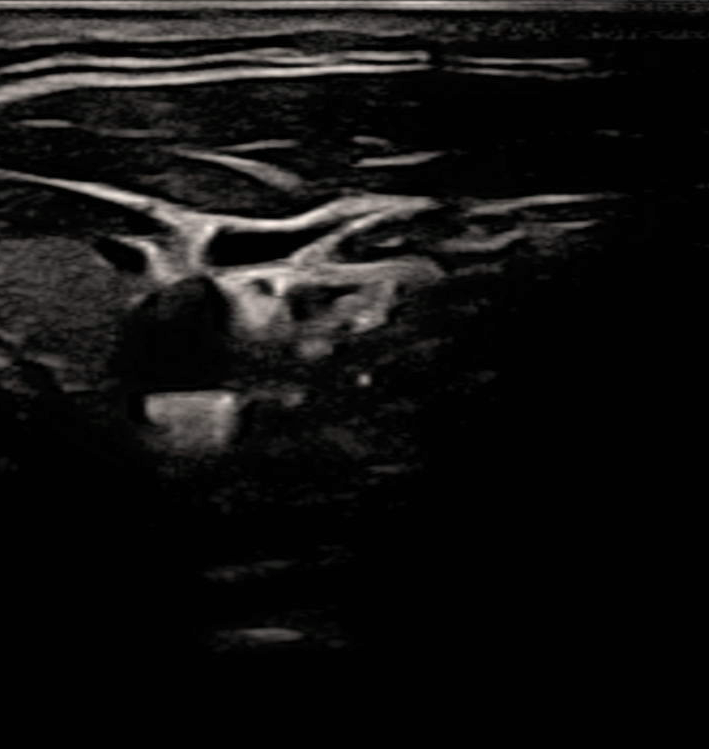
#> input picture data/Common Carotid Artery Ultrasound Images/US images/202201121748100022VAS_slice_1092.png, 709 x 749 px
$ python -i preprocessing.py   (imports and definitions only)
#> lines starting #> are read from the running program, lines starting #| are printed output that depends on the picture
"""
Medical imaging preprocessing for carotid artery ultrasound.
CLAHE for localized contrast enhancement + DWT denoising to preserve intima-media boundaries.
"""

from __future__ import annotations

import numpy as np
from typing import Tuple, Optional, Union
import cv2
import pywt


class MedicalDataCleaner:
    """
    Preprocessing for carotid ultrasound: CLAHE + DWT denoising.
    Preserves intima-media boundaries while reducing speckle noise.
    """

    def __init__(
        self,
        clahe_clip_limit: float = 2.0,
        clahe_grid_size: Tuple[int, int] = (8, 8),
        dwt_wavelet: str = "db4",
        dwt_level: int = 2,
        dwt_mode: str = "soft",
        dwt_threshold_scale: float = 1.0,
    ):
        self.clahe_clip_limit = clahe_clip_limit
        self.clahe_grid_size = clahe_grid_size
        self.dwt_wavelet = dwt_wavelet
        self.dwt_level = dwt_level
        self.dwt_mode = dwt_mode
        self.dwt_threshold_scale = dwt_threshold_scale

    def _clahe(self, img: np.ndarray) -> np.ndarray:
        """Apply CLAHE for localized contrast enhancement."""
        img = np.asarray(img, dtype=np.float64)
        if img.max() > 1.0:
            img = img / (img.max() + 1e-8)
        img_uint8 = (np.clip(img, 0, 1) * 255).astype(np.uint8)
        clahe = cv2.createCLAHE(
            clipLimit=self.clahe_clip_limit,
            tileGridSize=self.clahe_grid_size,
        )
        if img_uint8.ndim == 2:
            out = clahe.apply(img_uint8)
        else:
            out = cv2.cvtColor(img_uint8, cv2.COLOR_RGB2LAB)
#> out: shape (749, 709, 3); mean of channels 0, 1, 2 16.8, 128.2, 128.4
            out[..., 0] = clahe.apply(out[..., 0])
#> out: shape (749, 709, 3); mean of channels 0, 1, 2 27.6, 128.2, 128.4
            out = cv2.cvtColor(out, cv2.COLOR_LAB2RGB)
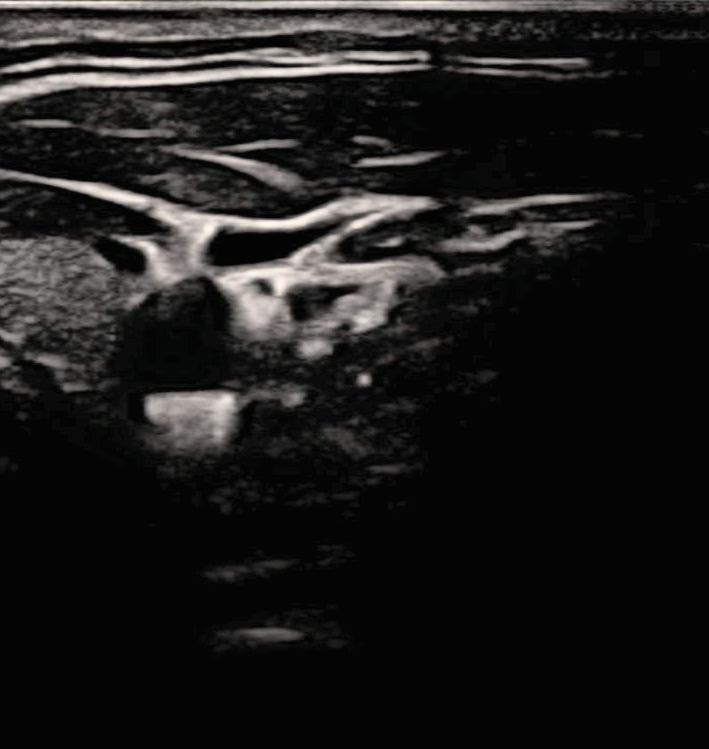
#> out: shape (749, 709, 3); mean R, G, B 28.3, 27.5, 26.9
        return out.astype(np.float64) / 255.0

    def _dwt_denoise(self, img: np.ndarray) -> np.ndarray:
        """
        DWT denoising block: remove speckle while preserving edges (intima-media).
        Uses discrete wavelet transform, threshold detail coefficients, reconstruct.
        """
        img = np.asarray(img, dtype=np.float64)
        if img.ndim == 3:
            out = np.zeros_like(img)
            for c in range(img.shape[-1]):
                out[..., c] = self._dwt_denoise_2d(img[..., c])
#> this loop made 3 passes
#> (sigma in _dwt_denoise_2d, thresh in _dwt_denoise_2d) on passes 1 to 3: (0.0944, 0.432), (0.0951, 0.435), (0.0947, 0.433)
#> pass 1, in _dwt_denoise_2d, `cA = coeffs[0]`:
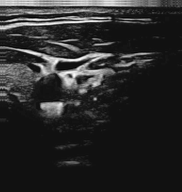
#> cA: shape (192, 182) float64; min -0.242, max 4.09, mean 0.488; drawn with min black and max white
#> after the loop:
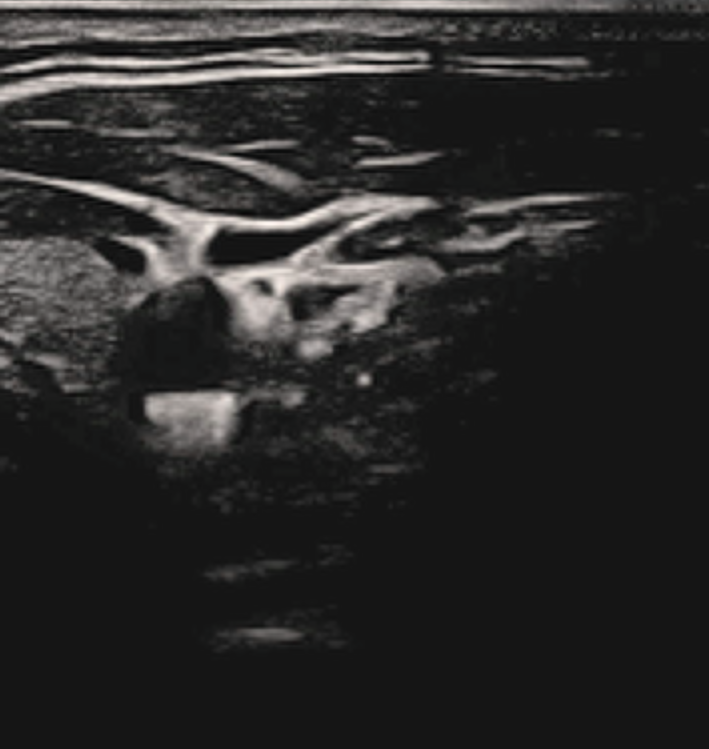
#> out: shape (749, 709, 3) float64; mean R, G, B 0.111, 0.108, 0.105; drawn with min black and max white
            return out
        return self._dwt_denoise_2d(img)

    def _dwt_denoise_2d(self, img: np.ndarray) -> np.ndarray:
        """Single-channel 2D DWT denoising."""
        # Multilevel decomposition
        coeffs = pywt.wavedec2(img, self.dwt_wavelet, level=self.dwt_level)
        # coeffs: [cA_n, (cH_n, cV_n, cD_n), ..., (cH_1, cV_1, cD_1)]
        cA = coeffs[0]
        detail_list = list(coeffs[1:])
        # Universal threshold on detail coefficients (soft thresholding)
        sigma = np.median(np.abs(cA)) / 0.6745 if cA.size else 1.0
        thresh = self.dwt_threshold_scale * sigma * np.sqrt(2 * np.log(cA.size + 1e-8))
        detail_list = [
            tuple(
                pywt.threshold(d, thresh, mode=self.dwt_mode) if d is not None else None
                for d in level
            )
            for level in detail_list
        ]
        new_coeffs = [cA] + detail_list
        return pywt.waverec2(new_coeffs, self.dwt_wavelet)[: img.shape[0], : img.shape[1]]

    def __call__(
        self,
        img: np.ndarray,
        apply_clahe: bool = True,
        apply_dwt: bool = True,
    ) -> np.ndarray:
        """
        Clean image: optional CLAHE then DWT denoising.
        img: (H, W) or (H, W, C), float [0,1] or uint8.
        """
        out = np.asarray(img, dtype=np.float64)
        if out.max() > 1.0:
            out = out / (out.max() + 1e-8)
        if apply_clahe:
            out = self._clahe(out)
        if apply_dwt:
            out = self._dwt_denoise(out)
        return np.clip(out, 0, 1).astype(np.float32)

>>> import cv2
>>> picture = cv2.cvtColor(cv2.imread('../data/Common Carotid Artery Ultrasound Images/US images/202201121748100022VAS_slice_1092.png'), cv2.COLOR_BGR2RGB)
>>> result = MedicalDataCleaner()(picture)

$ run again, on data/Common Carotid Artery Ultrasound Images/US images/202201121748100022VAS_slice_1465.png
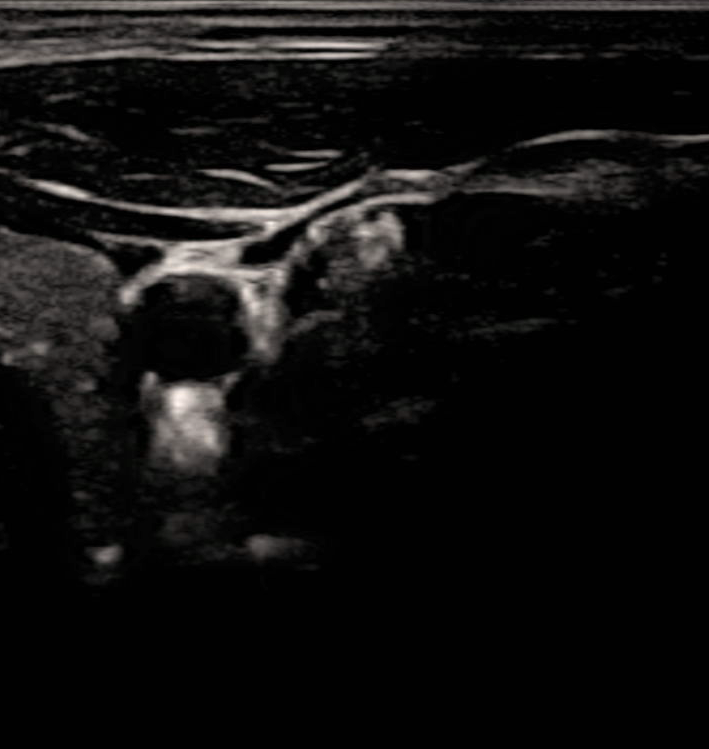
#> input picture data/Common Carotid Artery Ultrasound Images/US images/202201121748100022VAS_slice_1465.png, 709 x 749 px
#> the loop in _dwt_denoise, `for c in range(img.shape[-1]):` made 3 passes
#> (sigma in _dwt_denoise_2d, thresh in _dwt_denoise_2d) on passes 1 to 3: (0.098, 0.448), (0.1, 0.459), (0.0993, 0.454)
#> pass 1, in _dwt_denoise_2d, `cA = coeffs[0]`:
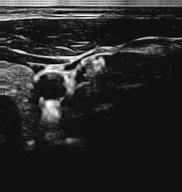
#> cA: shape (192, 182) float64; min -0.207, max 4.04, mean 0.464; drawn with min black and max white
#> after the loop in _dwt_denoise, `for c in range(img.shape[-1]):`:
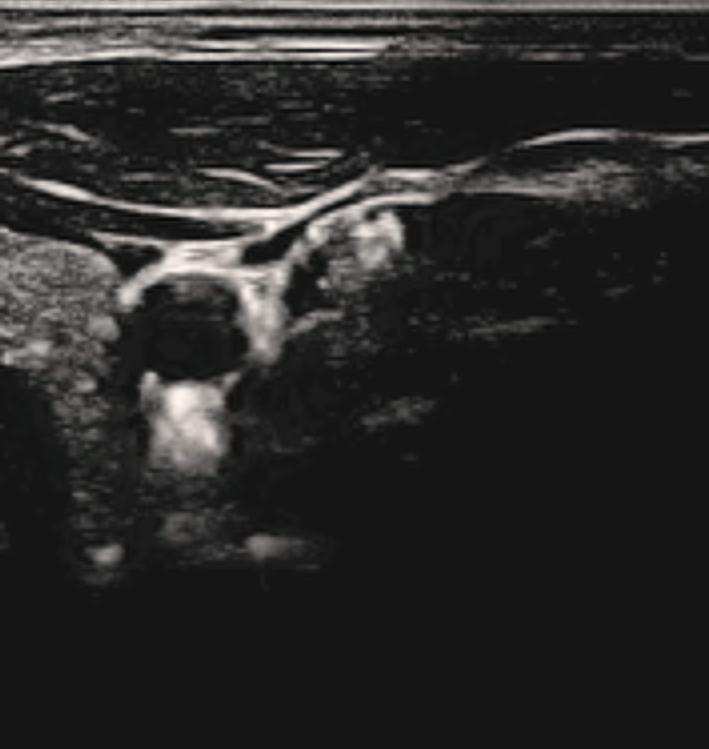
#> out: shape (749, 709, 3) float64; mean R, G, B 0.106, 0.103, 0.101; drawn with min black and max white

$ run again, on data/Common Carotid Artery Ultrasound Images/US images/202201121748100022VAS_slice_1502.png
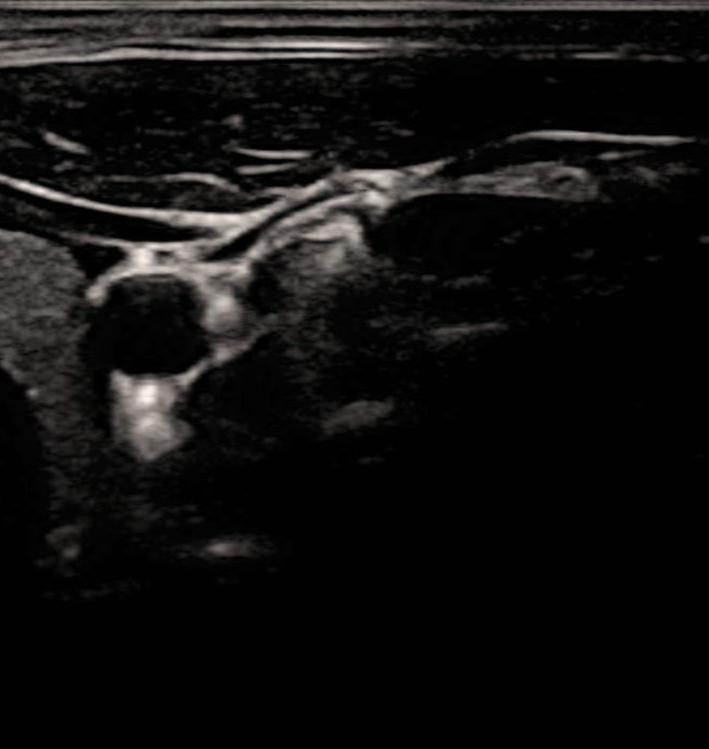
#> input picture data/Common Carotid Artery Ultrasound Images/US images/202201121748100022VAS_slice_1502.png, 709 x 749 px
#> in _clahe, `out = cv2.cvtColor(out, cv2.COLOR_LAB2RGB)`:
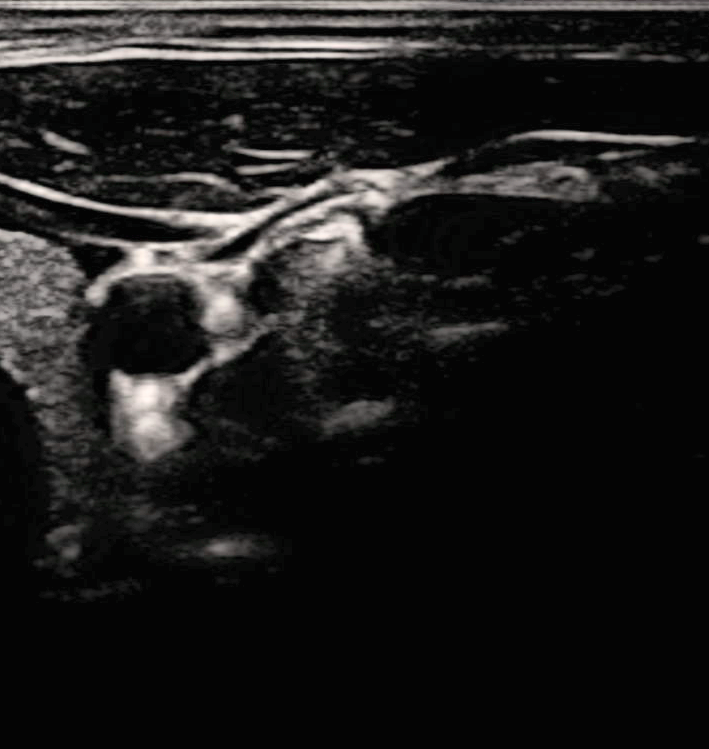
#> out: shape (749, 709, 3); mean R, G, B 28.4, 27.6, 27
#> the loop in _dwt_denoise, `for c in range(img.shape[-1]):` made 3 passes
#> (sigma in _dwt_denoise_2d, thresh in _dwt_denoise_2d) on passes 1 to 3: (0.105, 0.479), (0.109, 0.497), (0.107, 0.488)
#> pass 1, in _dwt_denoise_2d, `cA = coeffs[0]`:
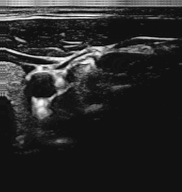
#> cA: shape (192, 182) float64; min -0.229, max 4.11, mean 0.487; drawn with min black and max white

$ run again, on data/Common Carotid Artery Ultrasound Images/US images/202201121748100022VAS_slice_1680.png
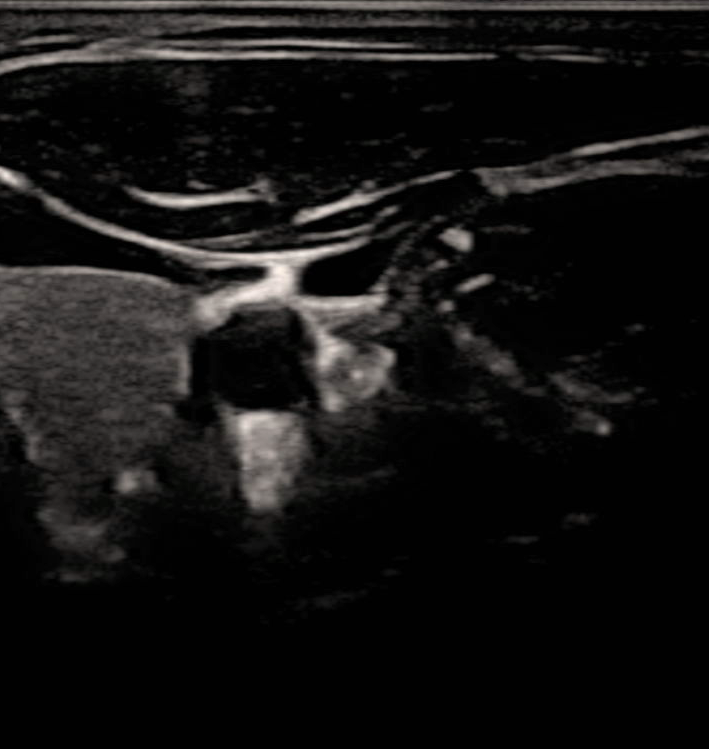
#> input picture data/Common Carotid Artery Ultrasound Images/US images/202201121748100022VAS_slice_1680.png, 709 x 749 px
#> the loop in _dwt_denoise, `for c in range(img.shape[-1]):` made 3 passes
#> (sigma in _dwt_denoise_2d, thresh in _dwt_denoise_2d) on passes 1 to 3: (0.147, 0.672), (0.162, 0.741), (0.159, 0.725)
#> pass 1, in _dwt_denoise_2d, `cA = coeffs[0]`:
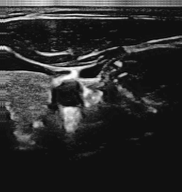
#> cA: shape (192, 182) float64; min -0.212, max 4.03, mean 0.541; drawn with min black and max white
#> after the loop in _dwt_denoise, `for c in range(img.shape[-1]):`:
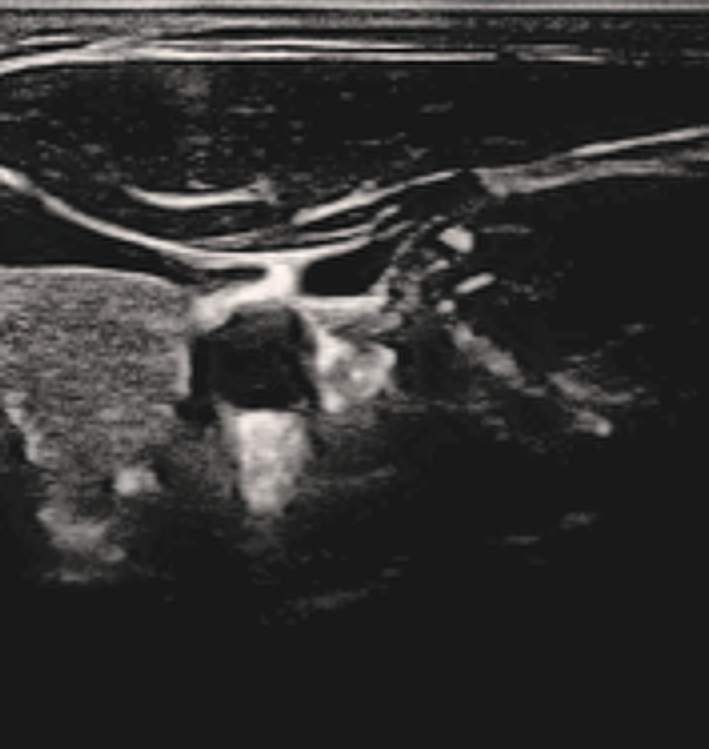
#> out: shape (749, 709, 3) float64; mean R, G, B 0.126, 0.122, 0.119; drawn with min black and max white
